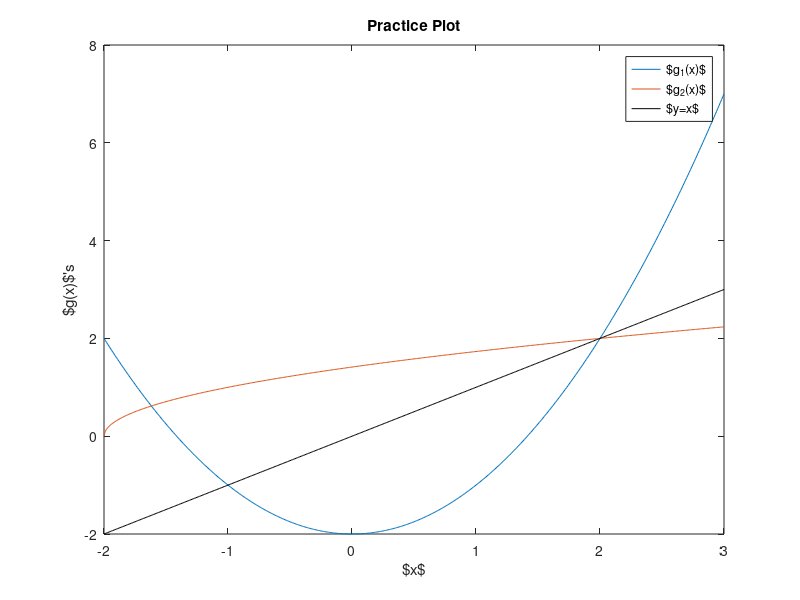

Reproduce this figure in MATLAB.
g1 = @(x) x.^2-2;
g2 = @(x) sqrt(x+2);

%%
% define x vector
x = [-2:0.01:3];
% calcualte y values
y1 = g1(x);
y2 = g2(x);

%%
plot(x,y1,'DisplayName','$g_1(x)$'); hold on
plot(x,y2,'DisplayName','$g_2(x)$');
plot(x,x,'k','DisplayName','$y=x$')

legend show

xlabel("$x$")
ylabel("$g(x)$'s")
title("Practice Plot")